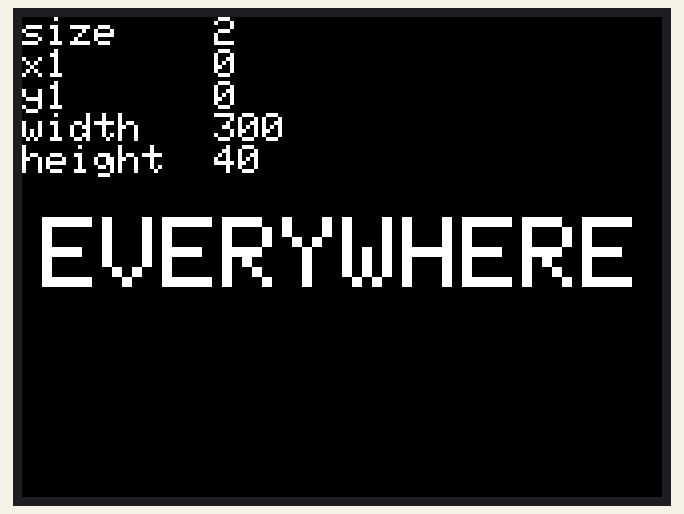
Recording of a sketch running on a simulated Arduino Uno, built with avr-gcc and run on an emulated ATmega328P. Parts: 320×240 colour display. What the sketch prints to the serial monitor is not drawn.

Above: at 0.3 s.

The sketch:

getTextBound_test.ino
```cpp
#include <Adafruit_GFX.h>  // Core graphics library
#include <MCUFRIEND_kbv.h> // Hardware specific library
#include <string.h>
typedef String string;

#define LCD_CS A3    // Chip Select  -> A3
#define LCD_CD A2    // Command/Data -> A2
#define LCD_WR A1    // LCD Write    -> A1
#define LCD_RD A0    // LCD Read     -> A0
#define LCD_RESET A4 // Can alternately just connect to Arduino's reset pin

MCUFRIEND_kbv tft;

#define	BLACK   0x0000
#define WHITE   0xFFFF
#define	RED     0xF800
#define	GREEN   0x07E0
#define	BLUE    0x001F
#define CYAN    0x07FF
#define MAGENTA 0xF81F
#define YELLOW  0xFFE0

/* DISPLAY:
0------------------------320 X
|                          :
|                          :
|             .            :
|                          :
|                          :
240........................:
Y

TARGET: - the text's rect is divided by 2 on both axes and placed in the center
setCursor(tft.width()/2 - w/2, tft.height()/2 - h/2)
0------------------------320 X
|                          :
|           _____          :
|          |TE.XT|         :
|          |_____|         :
|                          :
240........................:
*/

void setup(void) {
  Serial.begin(9600);

#ifdef USE_Elegoo_SHIELD_PINOUT
  Serial.println(F("Using Elegoo 2.4\" TFT Arduino Shield Pinout"));
#else
  Serial.println(F("Using Elegoo 2.4\" TFT Breakout Board Pinout"));
#endif
  Serial.print("TFT size is "); Serial.print(tft.width()); Serial.print("x"); Serial.println(tft.height());

  tft.reset();

  uint16_t identifier = tft.readID();
  if      (identifier == 0x9325) { Serial.println(F("Found ILI9325 LCD driver"));                   }
  else if (identifier == 0x9328) { Serial.println(F("Found ILI9328 LCD driver"));                   }
  else if (identifier == 0x4535) { Serial.println(F("Found LGDP4535 LCD driver"));                  }
  else if (identifier == 0x7575) { Serial.println(F("Found HX8347G LCD driver"));                   }
  else if (identifier == 0x9341) { Serial.println(F("Found ILI9341 LCD driver"));                   }
  else if (identifier == 0x8357) { Serial.println(F("Found HX8357D LCD driver"));                   }
  else if (identifier==0x0101)   { identifier=0x9341; Serial.println(F("Found 0x9341 LCD driver")); }
  else if (identifier==0x1111)   { identifier=0x9328; Serial.println(F("Found 0x9328 LCD driver")); }
  else {
    Serial.print  (F("Unknown LCD driver chip: ")); Serial.println(identifier, HEX);
    Serial.println(F("If using the Elegoo 2.8\" TFT Arduino shield, the line:"));
    Serial.println(F("  #define USE_Elegoo_SHIELD_PINOUT"));
    Serial.println(F("should appear in the library header (Elegoo_TFT.h)."));
    Serial.println(F("If using the breakout board, it should NOT be #defined !"));
    Serial.println(F("Also if using the breakout, double-check that all wiring matches the tutorial."));
    identifier=0x9328;
  }

  tft.begin(identifier);
  tft.setRotation(1);
  tft.fillScreen(BLACK);
  tft.setTextWrap(false);
  tft.setTextColor(WHITE);


  string text = "EVERYWHERE";
  uint16_t x=0, y=0;
  int16_t x1=0, y1=0;
  uint16_t width=0, height=0;

  uint8_t size = 2;

  tft.setTextSize(5);
  tft.getTextBounds(text, x, y, &x1, &y1, &width, &height);
  uint16_t cursorX = tft.width()/2  -  width/2- x1;
  uint16_t cursorY = tft.height()/2 - height/2- y1;
  tft.setCursor(cursorX, cursorY);
  tft.print(text);

  tft.setTextSize(size);
  tft.setCursor(0, 0);
  tft.print("size    "); tft.println(size);
  tft.print("x1      "); tft.println(x1);
  tft.print("y1      "); tft.println(y1);
  tft.print("width   "); tft.println(width);
  tft.print("height  "); tft.println(height);


}

void loop(void) {

}
```
